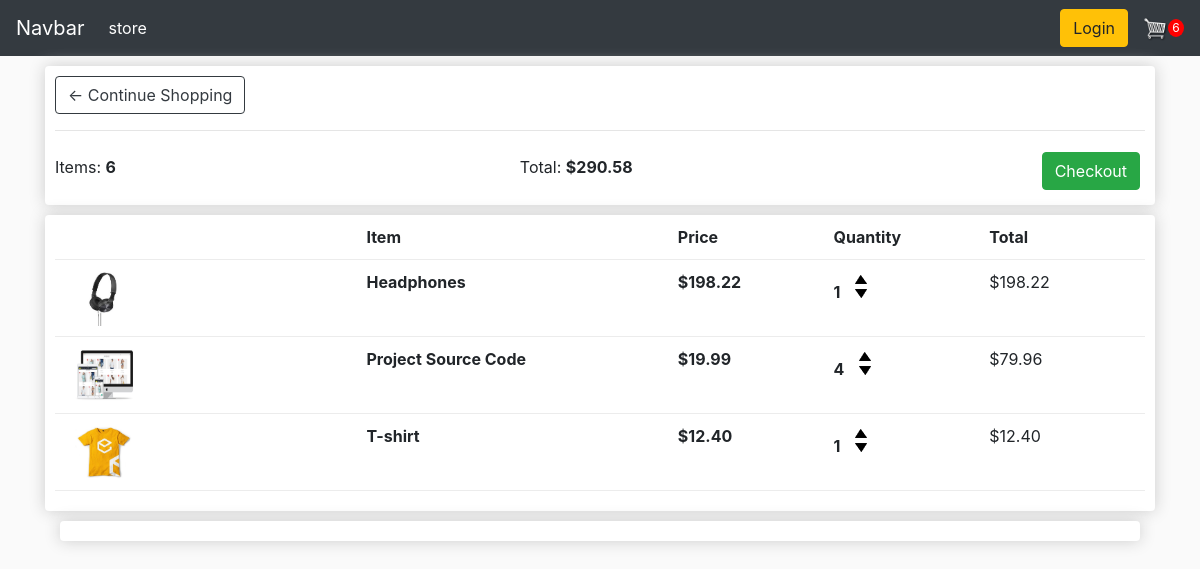
The app's page /cart/ (signed in) with its own data.
### store/models.py (models this page shows, shortened)
class Order(models.Model):
    customer = models.ForeignKey(Customer, on_delete=models.SET_NULL, null=True, blank=True)
    date_ordered = models.DateTimeField(auto_now_add=True)
    complete = models.BooleanField(default=False)
    transaction_id = models.CharField(max_length=100, null=True)
    @property
    def get_total_item(self):
        items = self.orderitem_set.all()
        count = sum([item.quantity for item in items])
        return count
    @property
    def get_total_price(self):
        items = self.orderitem_set.all()
        price = sum([item.product.price*item.quantity for item in items])
        return price

class OrderItem(models.Model):
    product = models.ForeignKey(Product, on_delete=models.SET_NULL, null=True)
    order = models.ForeignKey(Order, on_delete=models.SET_NULL, null=True)
    quantity = models.IntegerField(default=0, null=True, blank=True)
    date_added = models.DateTimeField(auto_now_add=True)
    @property
    def get_total(self):
        total =self.product.price*self.quantity
        return total

class Product(models.Model):
    name = models.CharField(max_length=30)
    price = models.DecimalField(max_digits=7,decimal_places=2)
    digital = models.BooleanField(default=True,null=True,blank=True)
    image = models.ImageField(null=True,blank=True,default='placeholder.png')

### store/views.py (the view)
# urls.py: path('cart/',views.cart,name='cart'),
def cart(request):
    cart = cartData(request)
    items = cart['items']
    order = cart['order']
    orderitem = cart['orderitem']
    context = {'items':items,'order':order,'orderitem':orderitem}
    return render(request,'store/cart.html',context)

### store/utils.py (called while the page is built)
def cartData(request):
    if request.user.is_authenticated:
        customer = request.user.customer
        order, created = Order.objects.get_or_create(customer=customer)
        items = order.orderitem_set.all()
        orderitem =  order.get_total_item
    else:
        cart = getcookie(request)
        items = cart['items']
        order = cart['order']
        orderitem = cart['orderitem']
    return {'items':items,'order':order,'orderitem':orderitem}

### store/templates/store/cart.html
{% extends 'store/main.html' %}
{% load static %}
{% block content %}
<div class="row">
    <div class="col-lg-12">
        <div class="box-element">
            <a href='{% url "store" %}' class='btn btn-outline-dark'> &#x2190; Continue Shopping</a>
            <hr>
            <div style='display:flex;justify-content: space-between;'>
               <div> <h3></h3>Items: <strong>{{order.get_total_item}}</strong> </h3></h3></div>
               <div> <h3></h3>Total: <strong>${{order.get_total_price}}</strong> </h3></h3></div>
               <div><a  style="float:right; margin:5px;" class="btn btn-success" href="{% url 'checkout' %}">Checkout</a></div>
            </div>
        </div>
    </div>
    <div class="col-lg-12">
        <div class="box-element">
            <div class="cart-row">
                <div style="flex:2"></div>
                <div style="flex:2"><strong>Item</strong></div>
                <div style="flex:1"><strong>Price</strong></div>
                <div style="flex:1"><strong>Quantity</strong></div>
                <div style="flex:1"><strong>Total</strong></div>
            </div>
            {% for item in items %}
            <div class="cart-row">
                <div style="flex:2"><img class='row-image' src='{{item.product.image.url}}' /></div>
                <div style="flex:2"><strong>{{item.product.name}}</strong></div>
                <div style="flex:1"><strong>${{item.product.price}}</strong></div>
                <div style="flex:1">
                    <p class="quantity">{{item.quantity}}</p>
                    <div class="quantity">
                        <img class="chg-quantity update-cart" data-product='{{item.product.id}}' data-action='add' src="{% static  'images/arrow-up.png' %}">
                        <img class="chg-quantity update-cart" data-product='{{item.product.id}}' data-action='remove' src="{% static  'images/arrow-down.png' %}">
                    </div>
                </div>
                <div style="flex:1"><p>${{item.get_total |floatformat:2}}</p></div>
            </div>
            {% endfor %}
    </div>
    <div class="col-lg-12">
        <div class="box-element">
        </div>
    </div>
</div>
{% endblock content %}

### static/css/main.css (style rules this page uses)
body { background-color: hsl(0, 0%, 98%); }
.box-element { box-shadow:hsl(0, 0%, 80%) 0 0 16px; background-color: #fff; border-radius: 4px; padding: 10px; }
.col-lg-4, .col-lg-6, .col-lg-8, .col-lg-12 { margin-top: 10px; }
.btn { border-radius: 5; }
.row-image { width: 100px; }
.cart-row { display: flex; align-items: flex-stretch; padding-bottom: 10px; margin-bottom: 10px; border-bottom: 1px solid #ececec; }
.quantity { display: inline-block; font-weight: 700; padding-right:10px; }
.chg-quantity { width: 12px; cursor: pointer; display: block; margin-top: 5px; transition:.1s; }

### records on screen
Order: get_total_item "6", get_total_price "290.58"
OrderItem: product.image (picture), product.name "Headphones", product.price "198.22", quantity "1", get_total "198.22"
OrderItem: product.image (picture), product.name "Project Source Code", product.price "19.99", quantity "4", get_total "79.96"
OrderItem: product.image (picture), product.name "T-shirt", product.price "12.40", quantity "1", get_total "12.40"

### other values on screen
{{ orderitem }} "6"
